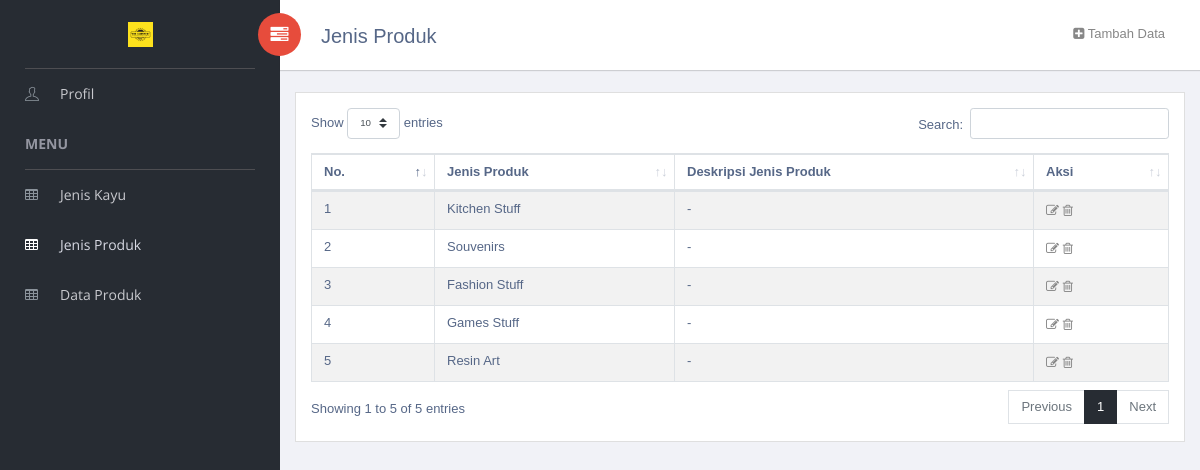
Page /index.php/c0_jenis_produk on the committed database.
### tables this page shows
CREATE TABLE `tb_profil` (
  `id_profil` char(6) NOT NULL,
  `nama_usaha` varchar(255) NOT NULL,
  `logo` varchar(255) NOT NULL,
  `sejarah` text NOT NULL,
  `moto` text NOT NULL,
  `alamat` text NOT NULL
);

CREATE TABLE `tb_jenis_produk` (
  `id_jenis_produk` char(6) NOT NULL,
  `jenis_produk` varchar(255) NOT NULL,
  `deskripsi_produk` text NOT NULL
);

### application/controllers/c0_jenis_produk.php (called while the page is built, shortened)
<?php
class c0_jenis_produk extends CI_Controller {
	public function index()
	{
		$this->load->model("m0_jenis_produk");
		$data['profil'] = $this->m0_jenis_produk->load_profil();
		$data['jenisProduk'] = $this->m0_jenis_produk->load_jenis_produk();
		$this->load->view('v0_jenis_produk', $data);
	}
}

### index.php (called while the page is built, shortened)
<?php
require_once BASEPATH.'core/CodeIgniter.php';

### application/models/m0_jenis_produk.php (called while the page is built, shortened)
<?php
	Class m0_jenis_produk extends CI_Model{
		public function load_profil(){
			$sql = $this->db->query("SELECT * FROM `tb_profil` WHERE `id_profil` = \"Z00001\"");
			return $sql->result_array();
		}
		public function load_jenis_produk(){
			$sql = $this->db->query("SELECT * FROM `tb_jenis_produk`
									 WHERE `id_jenis_produk` NOT IN (\"B00000\")");
			return $sql->result_array();
		}
	}
?>

### application/views/v0_jenis_produk.php (the view, shortened to what this page needs)
<!doctype html>
<html class="no-js" lang="en">
<?php
    foreach($profil as $row) {
    }
?>
<head>
    <link rel="stylesheet" href="<?php echo base_url()?>vendors/bootstrap/dist/css/bootstrap.min.css">
    <link rel="stylesheet" href="<?php echo base_url()?>vendors/font-awesome/css/font-awesome.min.css">
    <link rel="stylesheet" href="<?php echo base_url()?>vendors/themify-icons/css/themify-icons.css">
    <link rel="stylesheet" href="<?php echo base_url()?>vendors/flag-icon-css/css/flag-icon.min.css">
    <link rel="stylesheet" href="<?php echo base_url()?>vendors/selectFX/css/cs-skin-elastic.css">
    <link rel="stylesheet" href="<?php echo base_url()?>vendors/datatables.net-bs4/css/dataTables.bootstrap4.min.css">
    <link rel="stylesheet" href="<?php echo base_url()?>vendors/datatables.net-buttons-bs4/css/buttons.bootstrap4.min.css">
    <link rel="stylesheet" href="<?php echo base_url()?>assets/css/style.css">
</head>
<body>
    <aside id="left-panel" class="left-panel">
        <nav class="navbar navbar-expand-sm navbar-default">
            <div class="navbar-header">
                <a class="navbar-brand" href="<?php echo base_url('c0_profil')?>">
                    <img src="<?php echo base_url()?>images/<?php echo $row['logo']; ?>" height="25" width="25" alt="Logo">
                </a>
            </div>
            <div id="main-menu" class="main-menu collapse navbar-collapse">
                <ul class="nav navbar-nav">
                    <li>
                        <a href="<?php echo base_url('c0_profil')?>"> <i class="menu-icon ti-user"></i>Profil</a>
                    </li>
                    <h3 class="menu-title">Menu</h3>
                    <li>
                        <a href="<?php echo base_url('c0_jenis_kayu');?>"> <i class="menu-icon fa fa-table"></i>Jenis Kayu </a>
                    </li>
                    <li class="active">
                        <a href="<?php echo base_url('c0_jenis_produk');?>"> <i class="menu-icon fa fa-table"></i>Jenis Produk </a>
                    </li>
                    <li>
                        <a href="<?php echo base_url('c0_data_produk');?>"> <i class="menu-icon fa fa-table"></i>Data Produk </a>
                    </li>
                </ul>
            </div>
        </nav>
    </aside>
    <div id="right-panel" class="right-panel">
        <header id="header" class="header">
            <div class="header-menu">
                <div class="col-sm-6">
                    <a id="menuToggle" class="menutoggle pull-left"><i class="fa fa fa-tasks"></i></a>
                    <div class="header-left" style="padding: 9px 0;">
                        <h5>Jenis Produk</h5>
                    </div>
                </div>
                <div class="col-sm-6">
                    <div class="header-left" style="padding: 9px 0;  float: right;" >
                    <a href="#tambahjenisproduk" data-toggle="modal"><i class="fa fa-plus-square" aria-hidden="true"></i><span class="text-right"> Tambah Data </span></a>
                </div>
            </div>
        </header>
        <div class="content mt-3">
            <div class="animated fadeIn">
                <div class="row">
                    <div class="col-md-12">
                        <div class="card">
                            <div class="card-body">
                                <table id="bootstrap-data-table-export" style="line-height: 0.8" class="table table-striped table-bordered">
                                    <thead>
                                        <tr>
                                            <th>No.</th>
                                            <th>Jenis Produk</th>
                                            <th>Deskripsi Jenis Produk</th>
                                            <th>Aksi</th>
                                        </tr>
                                    </thead>
                                    <tbody>
                                        <?php
                                            $no = 1;
                                            foreach ($jenisProduk as $row2) {
                                                $jenis_produk_cut = $row2['jenis_produk'];
                                                $deskripsi_cut = $row2['deskripsi_produk'];
                                        ?>
                                        <tr>
                                            <td><?php echo $no; ?></td>
                                            <td><?php echo $jenis_produk_cut; ?></td>
                                            <td><?php echo $deskripsi_cut; ?></td>
                                            <td>
                                                <a href="#editjproduk"class="Ubah"onclick="modal_edit_jproduk(
                                                    '<?php echo $row2['id_jenis_produk']; ?>',
                                                    '<?php echo $row2['jenis_produk']; ?>',
                                                    '<?php echo $row2['deskripsi_produk']; ?>'
                                                    );">
                                                    <i class="fa fa-pencil-square-o" data-toggle="tooltip" title="Ubah" aria-hidden="true"></i>
                                                </a>
                                                <a href="" class="delete" data-toggle="modal" onclick="confirm_modal_jproduk(
                                                        '<?php echo $row2['id_jenis_produk']; ?>'
                                                    );">
                                                    <i class="fa fa-trash-o" data-toggle="tooltip" title="Hapus" aria-hidden="true"></i>
                                                </a>
                                            </td>
                                        </tr>
                                        <?php
                                                $no++;
                                            }
                                        ?>
                                    </tbody>
                                </table>
                            </div>
                        </div>
                    </div>
                </div>
            </div>
        </div>
    </div>
</body>
</html>

### rows in the picture
tb_profil: logo (picture)
tb_jenis_produk: jenis_produk "Kitchen Stuff", deskripsi_produk "-"
tb_jenis_produk: jenis_produk "Souvenirs", deskripsi_produk "-"
tb_jenis_produk: jenis_produk "Fashion Stuff", deskripsi_produk "-"
tb_jenis_produk: jenis_produk "Games Stuff", deskripsi_produk "-"
tb_jenis_produk: jenis_produk "Resin Art", deskripsi_produk "-"
